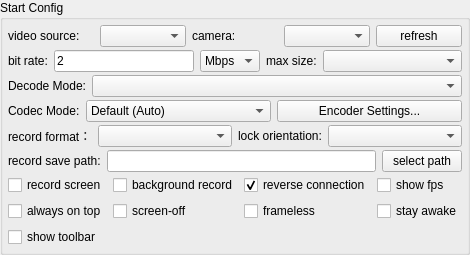
       <widget class="QGroupBox" name="configGroupBox">
        <property name="sizePolicy">
         <sizepolicy hsizetype="Preferred" vsizetype="Preferred">
          <horstretch>0</horstretch>
          <verstretch>0</verstretch>
         </sizepolicy>
        </property>
        <property name="title">
         <string>Start Config</string>
        </property>
        <layout class="QVBoxLayout" name="verticalLayout_3">
         <property name="spacing">
          <number>3</number>
         </property>
         <property name="leftMargin">
          <number>5</number>
         </property>
         <property name="topMargin">
          <number>5</number>
         </property>
         <property name="rightMargin">
          <number>5</number>
         </property>
         <property name="bottomMargin">
          <number>5</number>
         </property>
         <item>
          <widget class="QWidget" name="videoSourceWidget" native="true">
           <layout class="QHBoxLayout" name="videoSourceLayout">
            <property name="leftMargin">
             <number>0</number>
            </property>
            <property name="topMargin">
             <number>0</number>
            </property>
            <property name="rightMargin">
             <number>0</number>
            </property>
            <property name="bottomMargin">
             <number>0</number>
            </property>
            <item>
             <widget class="QLabel" name="videoSourceLabel">
              <property name="text">
               <string>video source:</string>
              </property>
             </widget>
            </item>
            <item>
             <widget class="QComboBox" name="videoSourceBox"/>
            </item>
            <item>
             <widget class="QLabel" name="cameraFacingLabel">
              <property name="text">
               <string>camera:</string>
              </property>
             </widget>
            </item>
            <item>
             <widget class="QComboBox" name="cameraFacingBox"/>
            </item>
            <item>
             <widget class="QPushButton" name="refreshCameraBtn">
              <property name="text">
               <string>refresh</string>
              </property>
             </widget>
            </item>
           </layout>
          </widget>
         </item>
         <item>
          <widget class="QWidget" name="configWidget1" native="true">
           <property name="sizePolicy">
            <sizepolicy hsizetype="Preferred" vsizetype="Preferred">
             <horstretch>0</horstretch>
             <verstretch>0</verstretch>
            </sizepolicy>
           </property>
           <layout class="QHBoxLayout" name="horizontalLayout_5">
            <property name="leftMargin">
             <number>0</number>
            </property>
            <property name="topMargin">
             <number>0</number>
            </property>
            <property name="rightMargin">
             <number>0</number>
            </property>
            <property name="bottomMargin">
             <number>0</number>
            </property>
            <item>
             <widget class="QLabel" name="label_3">
              <property name="sizePolicy">
               <sizepolicy hsizetype="Maximum" vsizetype="Preferred">
                <horstretch>0</horstretch>
                <verstretch>0</verstretch>
               </sizepolicy>
              </property>
              <property name="text">
               <string>bit rate:</string>
              </property>
             </widget>
            </item>
            <item>
             <widget class="QLineEdit" name="bitRateEdit">
              <property name="sizePolicy">
               <sizepolicy hsizetype="Preferred" vsizetype="Preferred">
                <horstretch>0</horstretch>
                <verstretch>0</verstretch>
               </sizepolicy>
              </property>
              <property name="text">
               <string notr="true">2</string>
              </property>
             </widget>
            </item>
            <item>
             <widget class="QComboBox" name="bitRateBox">
              <property name="sizePolicy">
               <sizepolicy hsizetype="Maximum" vsizetype="Preferred">
                <horstretch>0</horstretch>
                <verstretch>0</verstretch>
               </sizepolicy>
              </property>
              <property name="toolTip">
               <string/>
              </property>
              <property name="currentText">
               <string notr="true">Mbps</string>
              </property>
              <item>
               <property name="text">
                <string notr="true">Mbps</string>
               </property>
              </item>
              <item>
               <property name="text">
                <string notr="true">Kbps</string>
               </property>
              </item>
             </widget>
            </item>
            <item>
             <widget class="QLabel" name="label_4">
              <property name="sizePolicy">
               <sizepolicy hsizetype="Maximum" vsizetype="Preferred">
                <horstretch>0</horstretch>
                <verstretch>0</verstretch>
               </sizepolicy>
              </property>
              <property name="text">
               <string>max size:</string>
              </property>
             </widget>
            </item>
            <item>
             <widget class="QComboBox" name="maxSizeBox">
              <property name="sizePolicy">
               <sizepolicy hsizetype="Preferred" vsizetype="Preferred">
                <horstretch>0</horstretch>
                <verstretch>0</verstretch>
               </sizepolicy>
              </property>
              <property name="toolTip">
               <string/>
              </property>
             </widget>
            </item>
           </layout>
          </widget>
         </item>
         <item>
          <widget class="QWidget" name="configWidget6" native="true">
           <property name="sizePolicy">
            <sizepolicy hsizetype="Preferred" vsizetype="Preferred">
             <horstretch>0</horstretch>
             <verstretch>0</verstretch>
            </sizepolicy>
           </property>
           <layout class="QHBoxLayout" name="horizontalLayout_14">
            <property name="leftMargin">
             <number>0</number>
            </property>
            <property name="topMargin">
             <number>0</number>
            </property>
            <property name="rightMargin">
             <number>0</number>
            </property>
            <property name="bottomMargin">
             <number>0</number>
            </property>
            <item>
             <widget class="QLabel" name="decodeModeLabel">
              <property name="sizePolicy">
               <sizepolicy hsizetype="Maximum" vsizetype="Preferred">
                <horstretch>0</horstretch>
                <verstretch>0</verstretch>
               </sizepolicy>
              </property>
              <property name="text">
               <string>Decode Mode:</string>
              </property>
             </widget>
            </item>
            <item>
             <widget class="QComboBox" name="decodeModeBox">
              <property name="sizePolicy">
               <sizepolicy hsizetype="MinimumExpanding" vsizetype="Preferred">
                <horstretch>0</horstretch>
                <verstretch>0</verstretch>
               </sizepolicy>
              </property>
              <property name="toolTip">
               <string>FFmpeg: better compatibility; VideoToolbox: Apple Silicon only</string>
              </property>
             </widget>
            </item>
           </layout>
          </widget>
         </item>
         <item>
          <widget class="QWidget" name="configWidgetCodec" native="true">
           <property name="sizePolicy">
            <sizepolicy hsizetype="Preferred" vsizetype="Preferred">
             <horstretch>0</horstretch>
             <verstretch>0</verstretch>
            </sizepolicy>
           </property>
           <layout class="QHBoxLayout" name="horizontalLayout_codec">
            <property name="leftMargin">
             <number>0</number>
            </property>
            <property name="topMargin">
             <number>0</number>
            </property>
            <property name="rightMargin">
             <number>0</number>
            </property>
            <property name="bottomMargin">
             <number>0</number>
            </property>
            <item>
             <widget class="QLabel" name="label_codecMode">
              <property name="sizePolicy">
               <sizepolicy hsizetype="Maximum" vsizetype="Preferred">
                <horstretch>0</horstretch>
                <verstretch>0</verstretch>
               </sizepolicy>
              </property>
              <property name="text">
               <string>Codec Mode:</string>
              </property>
             </widget>
            </item>
            <item>
             <widget class="QComboBox" name="codecModeBox">
              <property name="sizePolicy">
               <sizepolicy hsizetype="Preferred" vsizetype="Preferred">
                <horstretch>0</horstretch>
                <verstretch>0</verstretch>
               </sizepolicy>
              </property>
              <property name="toolTip">
               <string>Encoder selection: Default uses system auto-select; presets enable vendor-specific tuning.</string>
              </property>
              <item>
               <property name="text">
                <string>Default (Auto)</string>
               </property>
              </item>
             </widget>
            </item>
            <item>
             <widget class="QPushButton" name="presetConfigBtn">
              <property name="toolTip">
               <string>Open encoder advanced settings: optimization levels for visual quality and performance.</string>
              </property>
              <property name="text">
               <string>Encoder Settings...</string>
              </property>
             </widget>
            </item>
           </layout>
          </widget>
         </item>
         <item>
          <widget class="QWidget" name="configWidget5" native="true">
           <property name="sizePolicy">
            <sizepolicy hsizetype="Preferred" vsizetype="Preferred">
             <horstretch>0</horstretch>
             <verstretch>0</verstretch>
            </sizepolicy>
           </property>
           <layout class="QHBoxLayout" name="horizontalLayout_7">
            <property name="leftMargin">
             <number>0</number>
            </property>
            <property name="topMargin">
             <number>0</number>
            </property>
            <property name="rightMargin">
             <number>0</number>
            </property>
            <property name="bottomMargin">
             <number>0</number>
            </property>
            <item>
             <widget class="QLabel" name="label_6">
              <property name="sizePolicy">
               <sizepolicy hsizetype="Maximum" vsizetype="Preferred">
                <horstretch>0</horstretch>
                <verstretch>0</verstretch>
               </sizepolicy>
              </property>
              <property name="text">
               <string>record format：</string>
              </property>
             </widget>
            </item>
            <item>
             <widget class="QComboBox" name="formatBox">
              <property name="sizePolicy">
               <sizepolicy hsizetype="Preferred" vsizetype="Preferred">
                <horstretch>0</horstretch>
                <verstretch>0</verstretch>
               </sizepolicy>
              </property>
             </widget>
            </item>
            <item>
             <widget class="QLabel" name="label_8">
              <property name="sizePolicy">
               <sizepolicy hsizetype="Maximum" vsizetype="Preferred">
                <horstretch>0</horstretch>
                <verstretch>0</verstretch>
               </sizepolicy>
              </property>
              <property name="text">
               <string>lock orientation:</string>
              </property>
             </widget>
            </item>
            <item>
             <widget class="QComboBox" name="lockOrientationBox">
              <property name="sizePolicy">
               <sizepolicy hsizetype="Preferred" vsizetype="Preferred">
                <horstretch>0</horstretch>
                <verstretch>0</verstretch>
               </sizepolicy>
              </property>
             </widget>
            </item>
           </layout>
          </widget>
         </item>
         <item>
          <widget class="QWidget" name="configWidget2" native="true">
           <property name="sizePolicy">
            <sizepolicy hsizetype="Preferred" vsizetype="Preferred">
             <horstretch>0</horstretch>
             <verstretch>0</verstretch>
            </sizepolicy>
           </property>
           <layout class="QHBoxLayout" name="horizontalLayout_6">
            <property name="leftMargin">
             <number>0</number>
            </property>
            <property name="topMargin">
             <number>0</number>
            </property>
            <property name="rightMargin">
             <number>0</number>
            </property>
            <property name="bottomMargin">
             <number>0</number>
            </property>
            <item>
             <widget class="QLabel" name="label_5">
              <property name="sizePolicy">
               <sizepolicy hsizetype="Preferred" vsizetype="Preferred">
                <horstretch>0</horstretch>
                <verstretch>0</verstretch>
               </sizepolicy>
              </property>
              <property name="text">
               <string>record save path:</string>
              </property>
              <property name="buddy">
               <cstring>recordPathEdt</cstring>
              </property>
             </widget>
            </item>
            <item>
             <widget class="QLineEdit" name="recordPathEdt">
              <property name="sizePolicy">
               <sizepolicy hsizetype="MinimumExpanding" vsizetype="Preferred">
                <horstretch>0</horstretch>
                <verstretch>0</verstretch>
               </sizepolicy>
              </property>
              <property name="readOnly">
               <bool>true</bool>
              </property>
             </widget>
            </item>
            <item>
             <widget class="QPushButton" name="selectRecordPathBtn">
              <property name="sizePolicy">
               <sizepolicy hsizetype="Preferred" vsizetype="Preferred">
                <horstretch>0</horstretch>
                <verstretch>0</verstretch>
               </sizepolicy>
              </property>
              <property name="text">
               <string>select path</string>
              </property>
              <property name="autoDefault">
               <bool>false</bool>
              </property>
             </widget>
            </item>
           </layout>
          </widget>
         </item>
         <item>
          <widget class="QWidget" name="configWidget3" native="true">
           <property name="sizePolicy">
            <sizepolicy hsizetype="Preferred" vsizetype="Preferred">
             <horstretch>0</horstretch>
             <verstretch>0</verstretch>
            </sizepolicy>
           </property>
           <layout class="QGridLayout" name="gridLayout">
            <property name="leftMargin">
             <number>0</number>
            </property>
            <property name="topMargin">
             <number>0</number>
            </property>
            <property name="rightMargin">
             <number>0</number>
            </property>
            <property name="bottomMargin">
             <number>0</number>
            </property>
            <item row="0" column="4">
             <widget class="QCheckBox" name="fpsCheck">
              <property name="sizePolicy">
               <sizepolicy hsizetype="Preferred" vsizetype="Preferred">
                <horstretch>0</horstretch>
                <verstretch>0</verstretch>
               </sizepolicy>
              </property>
              <property name="text">
               <string>show fps</string>
              </property>
             </widget>
            </item>
            <item row="0" column="1">
             <widget class="QCheckBox" name="notDisplayCheck">
              <property name="sizePolicy">
               <sizepolicy hsizetype="Preferred" vsizetype="Preferred">
                <horstretch>0</horstretch>
                <verstretch>0</verstretch>
               </sizepolicy>
              </property>
              <property name="text">
               <string>background record</string>
              </property>
              <property name="checkable">
               <bool>false</bool>
              </property>
             </widget>
            </item>
            <item row="1" column="0">
             <widget class="QCheckBox" name="alwaysTopCheck">
              <property name="sizePolicy">
               <sizepolicy hsizetype="Preferred" vsizetype="Preferred">
                <horstretch>0</horstretch>
                <verstretch>0</verstretch>
               </sizepolicy>
              </property>
              <property name="text">
               <string>always on top</string>
              </property>
              <property name="checked">
               <bool>false</bool>
              </property>
             </widget>
            </item>
            <item row="0" column="0">
             <widget class="QCheckBox" name="recordScreenCheck">
              <property name="sizePolicy">
               <sizepolicy hsizetype="Preferred" vsizetype="Preferred">
                <horstretch>0</horstretch>
                <verstretch>0</verstretch>
               </sizepolicy>
              </property>
              <property name="text">
               <string>record screen</string>
              </property>
             </widget>
            </item>
            <item row="0" column="3">
             <widget class="QCheckBox" name="useReverseCheck">
              <property name="sizePolicy">
               <sizepolicy hsizetype="Preferred" vsizetype="Preferred">
                <horstretch>0</horstretch>
                <verstretch>0</verstretch>
               </sizepolicy>
              </property>
              <property name="text">
               <string>reverse connection</string>
              </property>
              <property name="checked">
               <bool>true</bool>
              </property>
             </widget>
            </item>
            <item row="1" column="1">
             <widget class="QCheckBox" name="closeScreenCheck">
              <property name="sizePolicy">
               <sizepolicy hsizetype="Preferred" vsizetype="Preferred">
                <horstretch>0</horstretch>
                <verstretch>0</verstretch>
               </sizepolicy>
              </property>
              <property name="text">
               <string>screen-off</string>
              </property>
             </widget>
            </item>
            <item row="1" column="3">
             <widget class="QCheckBox" name="framelessCheck">
              <property name="sizePolicy">
               <sizepolicy hsizetype="Preferred" vsizetype="Preferred">
                <horstretch>0</horstretch>
                <verstretch>0</verstretch>
               </sizepolicy>
              </property>
              <property name="text">
               <string>frameless</string>
              </property>
             </widget>
            </item>
            <item row="1" column="4">
             <widget class="QCheckBox" name="stayAwakeCheck">
              <property name="sizePolicy">
               <sizepolicy hsizetype="Preferred" vsizetype="Preferred">
                <horstretch>0</horstretch>
                <verstretch>0</verstretch>
               </sizepolicy>
              </property>
              <property name="text">
               <string>stay awake</string>
              </property>
             </widget>
            </item>
            <item row="2" column="0">
             <widget class="QCheckBox" name="showToolbar">
              <property name="text">
               <string>show toolbar</string>
              </property>
             </widget>
            </item>
           </layout>
          </widget>
         </item>
        </layout>
       </widget>
